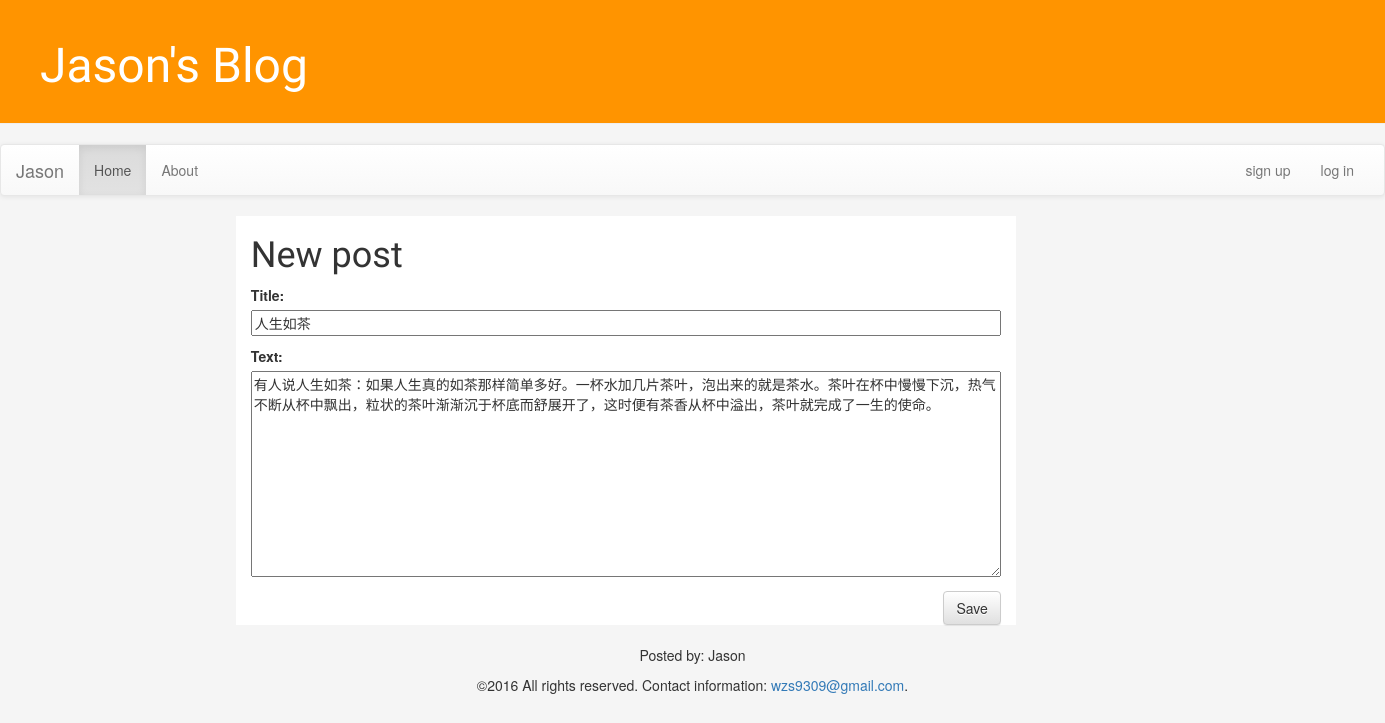
The app's page /post/11/edit/ with its own data.
### blog/models.py (models this page shows, shortened)
class Post(models.Model):
    author = models.ForeignKey('auth.User')
    title = models.CharField(max_length=200)
    text = models.TextField()
    created_date = models.DateTimeField(
            default=timezone.now)
    published_date = models.DateTimeField(
            blank=True, null=True)

### blog/views.py (the view)
# urls.py: url(r'^post/(?P<pk>[0-9]+)/edit/$', views.post_edit, name='post_edit'),
def post_edit(request, pk):
    post = get_object_or_404(Post, pk=pk)
    if request.method == "POST":
        form = PostForm(request.POST, instance=post)
        if form.is_valid():
            post = form.save(commit=False)
            post.author = request.user
            post.published_date = timezone.now()
            post.save()
            return redirect('blog.views.post_detail', pk=post.pk)
    else:
        form = PostForm(instance=post)
    return render(request, 'blog/post_edit.html', {'form': form})

### blog/forms.py
class PostForm(forms.ModelForm):
    class Meta:
        model = Post
        fields = ('title', 'text',)

### blog/templates/blog/post_edit.html
{% extends 'blog/base.html' %}
{% block content %}
    <h1>New post</h1>
    <form method="POST" class="post-form">{% csrf_token %}
        {{ form.as_p }}
        <button type="submit" class="save btn btn-default">Save</button>
    </form>
{% endblock %}

### blog/static/css/blog.css (style rules this page uses)
h1, h2, h3, h4 { font-family: 'Lobster', cursive; }
.save { float: right; }
.post-form textarea, .post-form input { width: 100%; }

### records on screen
Post: title "人生如茶", text "有人说人生如茶：如果人生真的如茶那样简单多好。一杯水加几片茶叶，泡出来的就是茶水。茶叶在杯中慢慢下沉，热气不断从杯中飘出，粒状的茶叶渐渐沉于杯底而舒展开了，这时便有茶香从杯中溢出，茶叶就完成了一生的使命。"
